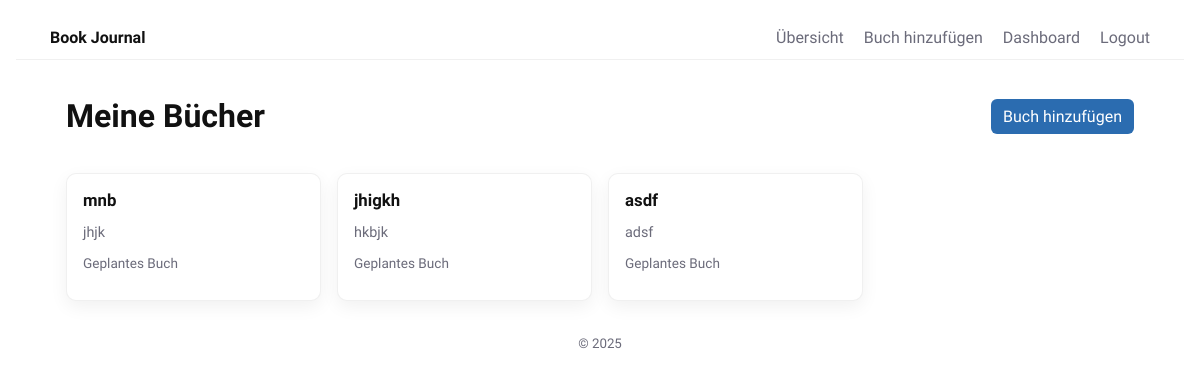
Page / (signed in) on the earlier database version.
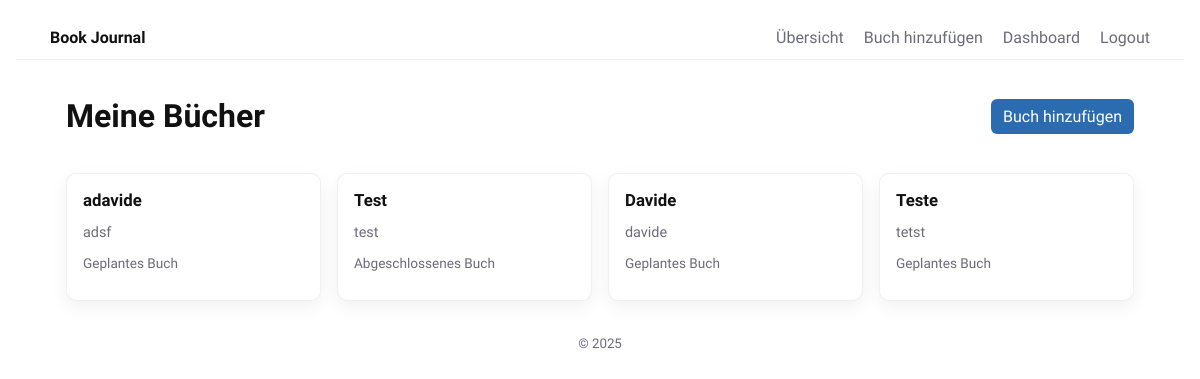
Same page on the later database version.
### Main.py (models this page shows)
class Book(Base):
    __tablename__ = "books"
    id = Column(Integer, primary_key=True)
    title = Column(String, nullable=False)
    author = Column(String)
    status = Column(String, default="Geplantes Buch")
    user_id = Column(Integer, ForeignKey("users.id"), nullable=False)
    notes = relationship("Note", back_populates="book", cascade="all, delete")
    user = relationship("User", back_populates="books")

### Main.py (the view)
@app.route('/')
def index():
    books = []
    if session.get('user_id'):
        books = list_books(session['user_id'])
    return render_template('index.html', books=books, logged_in=session.get('user_id') is not None)

### Main.py (called while the page is built)
def list_books(user_id):
    return db_session.query(Book).filter(Book.user_id == user_id).all()

### templates/index.html (shortened to what this page needs)
{% extends "base.html" %}
{% block content %}
{% if logged_in %}
  <div class="page-actions">
    <h1>Meine Bücher</h1>
    <a class="btn" href="{{ url_for('add_book') }}">Buch hinzufügen</a>
  </div>
  <div class="books-grid">
  {% for book in books %}
      <article class="book-card">
          <a href="{{ url_for('book_detail', book_id=book.id) }}">
              <h2>{{ book.title }}</h2>
              <p class="meta">{{ book.author }}</p>
              <p class="status">{{ book.status }}</p>
          </a>
      </article>
  {% else %}
      <p>Keine Bücher vorhanden. Füge ein neues Buch hinzu.</p>
  {% endfor %}
  </div>
{% endif %}
{% endblock %}

### templates/base.html (shortened to what this page needs)
<!doctype html>
<html lang="de">
<head>
  <link rel="stylesheet" href="{{ url_for('static', filename='style.css') }}">
</head>
<body>
  <header class="site-header">
    <nav class="nav">
      <a class="brand" href="{{ url_for('index') }}">Book Journal</a>
      <div class="nav-actions">
        {% if session.get('user_id') %}
          <a href="{{ url_for('index') }}">Übersicht</a>
          <a href="{{ url_for('add_book') }}">Buch hinzufügen</a>
          <a href="{{ url_for('dashboard') }}">Dashboard</a>
          <a href="{{ url_for('logout') }}">Logout</a>
        {% else %}
          <a href="{{ url_for('login') }}">Login</a>
          <a href="{{ url_for('register') }}">Registrieren</a>
        {% endif %}
      </div>
    </nav>
  </header>
  <main class="container">
    {% block content %}{% endblock %}
  </main>
  <footer class="site-footer">
    <small>&copy; 2025</small>
  </footer>
</body>
</html>

### static/style.css (style rules this page uses)
:root { --bg: #ffffff; --fg: #111; --muted: #6b6b7a; --card: #fff; --radius: 10px; --gap: 1rem; --shadow: 0 6px 18px rgba(0,0,0,0.06); --accent: #2b6cb0; --font: 'Work Sans', system-ui, -apple-system, "Segoe UI", Roboto, "Helvetica Neue", Arial; font-size:16px; }
* { box-sizing:border-box }
body { margin:0; font-family:var(--font); background:var(--bg); color:var(--fg); -webkit-font-smoothing:antialiased; -moz-osx-font-smoothing:grayscale; padding:1rem; }
.site-header { border-bottom:1px solid rgba(0,0,0,0.06);background:transparent }
.nav { display:flex;align-items:center;justify-content:space-between;max-width:1100px;margin:0 auto;padding:0.75rem 0 }
.brand { font-weight:700;color:var(--fg);text-decoration:none }
.nav-actions a { margin-left:1rem;color:var(--muted);text-decoration:none }
.container { max-width:1100px;margin:1rem auto;padding:0 1rem }
.books-grid { display:grid; grid-template-columns:repeat(auto-fill,minmax(220px,1fr)); gap:var(--gap); margin:1rem 0; }
.book-card { background:var(--card); color:var(--fg); padding:16px; border-radius:var(--radius); border:1px solid rgba(0,0,0,0.06); box-shadow:var(--shadow); transition:transform .14s ease,box-shadow .14s ease; display:flex; flex-direction:column; min-height:120px; }
.book-card a { color:inherit;text-decoration:none;display:block;height:100% }
.book-card h2 { margin:0 0 .4rem 0;font-size:1.05rem }
.book-card .meta { font-size:0.9rem;color:var(--muted);margin-bottom:0.4rem }
.book-card .status { font-size:0.85rem;color:var(--muted) }
.page-actions { display:flex;justify-content:space-between;align-items:center }
.btn { background:var(--accent);color:#fff;border:none;padding:8px 12px;border-radius:6px;cursor:pointer;text-decoration:none;display:inline-block }
.site-footer { margin-top:2rem;text-align:center;color:var(--muted) }

Differences in the rows shown:
removed Book: title "mnb", author "jhjk", status "Geplantes Buch"
removed Book: title "jhigkh", author "hkbjk", status "Geplantes Buch"
changed Book "adsf": title "asdf" → "adavide"
added Book: title "Test", author "test", status "Abgeschlossenes Buch"
added Book: title "Davide", author "davide", status "Geplantes Buch"
added Book: title "Teste", author "tetst", status "Geplantes Buch"
